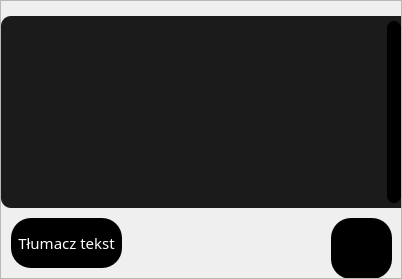
               <widget class="QFrame" name="frame_6">
                <property name="frameShape">
                 <enum>QFrame::StyledPanel</enum>
                </property>
                <property name="frameShadow">
                 <enum>QFrame::Raised</enum>
                </property>
                <layout class="QVBoxLayout" name="verticalLayout_8">
                 <property name="spacing">
                  <number>10</number>
                 </property>
                 <property name="leftMargin">
                  <number>0</number>
                 </property>
                 <property name="topMargin">
                  <number>15</number>
                 </property>
                 <property name="rightMargin">
                  <number>0</number>
                 </property>
                 <property name="bottomMargin">
                  <number>0</number>
                 </property>
                 <item>
                  <widget class="QPlainTextEdit" name="plainTextEditOutputImage">
                   <property name="minimumSize">
                    <size>
                     <width>400</width>
                     <height>90</height>
                    </size>
                   </property>
                   <property name="maximumSize">
                    <size>
                     <width>16777215</width>
                     <height>16666666</height>
                    </size>
                   </property>
                   <property name="font">
                    <font>
                     <pointsize>11</pointsize>
                    </font>
                   </property>
                   <property name="styleSheet">
                    <string notr="true">QPlainTextEdit{
background-color: rgb(27, 27, 27);
color: rgb(255, 255, 255);
 border-bottom-left-radius:10px;
 border-top-left-radius:10px;
}
QScrollBar:vertical {
border: none;
 background: rgb(27, 27, 27);
width: 14px;
margin: 5px 0 5px 0;
border-radius: 0px;
}
QScrollBar::handle:vertical {
background: rgb(0, 0, 0);
min-height: 25px;
border-radius: 7px
 }
QScrollBar::add-line:vertical {
     border: none;
   background: rgb(27, 27, 27);
    height: 10px;
  subcontrol-position: bottom;
border-bottom-right-radius: 10px;
 subcontrol-origin: margin;
}
QScrollBar::sub-line:vertical {
	border: none;
   background:rgb(27, 27, 27);
     height: 20px;
border-top-right-radius: 10px;
    subcontrol-position: top;
  subcontrol-origin: margin;
 }
QScrollBar::up-arrow:vertical, QScrollBar::down-arrow:vertical {
     background: none;
}

QScrollBar::add-page:vertical, QScrollBar::sub-page:vertical {
     background: none;
 }</string>
                   </property>
                   <property name="frameShape">
                    <enum>QFrame::NoFrame</enum>
                   </property>
                   <property name="verticalScrollBarPolicy">
                    <enum>Qt::ScrollBarAlwaysOn</enum>
                   </property>
                  </widget>
                 </item>
                 <item>
                  <widget class="QFrame" name="frame">
                   <property name="maximumSize">
                    <size>
                     <width>16777215</width>
                     <height>60</height>
                    </size>
                   </property>
                   <property name="frameShape">
                    <enum>QFrame::NoFrame</enum>
                   </property>
                   <property name="frameShadow">
                    <enum>QFrame::Raised</enum>
                   </property>
                   <layout class="QHBoxLayout" name="horizontalLayout_12">
                    <property name="spacing">
                     <number>0</number>
                    </property>
                    <property name="leftMargin">
                     <number>0</number>
                    </property>
                    <property name="topMargin">
                     <number>0</number>
                    </property>
                    <property name="rightMargin">
                     <number>0</number>
                    </property>
                    <property name="bottomMargin">
                     <number>5</number>
                    </property>
                    <item>
                     <widget class="QFrame" name="frame_2">
                      <property name="minimumSize">
                       <size>
                        <width>200</width>
                        <height>0</height>
                       </size>
                      </property>
                      <property name="frameShape">
                       <enum>QFrame::NoFrame</enum>
                      </property>
                      <property name="frameShadow">
                       <enum>QFrame::Raised</enum>
                      </property>
                      <widget class="QPushButton" name="btnTranslateTextImage">
                       <property name="geometry">
                        <rect>
                         <x>10</x>
                         <y>0</y>
                         <width>111</width>
                         <height>50</height>
                        </rect>
                       </property>
                       <property name="sizePolicy">
                        <sizepolicy hsizetype="Expanding" vsizetype="Fixed">
                         <horstretch>0</horstretch>
                         <verstretch>0</verstretch>
                        </sizepolicy>
                       </property>
                       <property name="minimumSize">
                        <size>
                         <width>50</width>
                         <height>50</height>
                        </size>
                       </property>
                       <property name="maximumSize">
                        <size>
                         <width>16777215</width>
                         <height>50</height>
                        </size>
                       </property>
                       <property name="font">
                        <font>
                         <family>Impact</family>
                         <pointsize>11</pointsize>
                         <weight>50</weight>
                         <bold>false</bold>
                         <kerning>true</kerning>
                        </font>
                       </property>
                       <property name="contextMenuPolicy">
                        <enum>Qt::DefaultContextMenu</enum>
                       </property>
                       <property name="autoFillBackground">
                        <bool>false</bool>
                       </property>
                       <property name="styleSheet">
                        <string notr="true">QPushButton{
	color: rgb(255, 255, 255);
	background-color: rgb(0, 0, 0);
	border: 0px solid;
 border-radius:20px;


}

QPushButton:hover{
background-color: rgb(85, 170, 255);
}</string>
                       </property>
                       <property name="text">
                        <string>Tłumacz tekst</string>
                       </property>
                       <property name="iconSize">
                        <size>
                         <width>35</width>
                         <height>35</height>
                        </size>
                       </property>
                       <property name="autoRepeat">
                        <bool>false</bool>
                       </property>
                      </widget>
                     </widget>
                    </item>
                    <item>
                     <widget class="QFrame" name="frame_5">
                      <property name="sizePolicy">
                       <sizepolicy hsizetype="Expanding" vsizetype="Preferred">
                        <horstretch>0</horstretch>
                        <verstretch>0</verstretch>
                       </sizepolicy>
                      </property>
                      <property name="frameShape">
                       <enum>QFrame::NoFrame</enum>
                      </property>
                      <property name="frameShadow">
                       <enum>QFrame::Raised</enum>
                      </property>
                     </widget>
                    </item>
                    <item>
                     <widget class="QFrame" name="FrameSaveBtn">
                      <property name="minimumSize">
                       <size>
                        <width>100</width>
                        <height>60</height>
                       </size>
                      </property>
                      <property name="maximumSize">
                       <size>
                        <width>100</width>
                        <height>60</height>
                       </size>
                      </property>
                      <property name="frameShape">
                       <enum>QFrame::NoFrame</enum>
                      </property>
                      <property name="frameShadow">
                       <enum>QFrame::Raised</enum>
                      </property>
                      <widget class="QPushButton" name="btnSaveImage">
                       <property name="geometry">
                        <rect>
                         <x>30</x>
                         <y>0</y>
                         <width>61</width>
                         <height>61</height>
                        </rect>
                       </property>
                       <property name="minimumSize">
                        <size>
                         <width>50</width>
                         <height>50</height>
                        </size>
                       </property>
                       <property name="font">
                        <font>
                         <weight>75</weight>
                         <bold>true</bold>
                         <kerning>true</kerning>
                        </font>
                       </property>
                       <property name="contextMenuPolicy">
                        <enum>Qt::DefaultContextMenu</enum>
                       </property>
                       <property name="autoFillBackground">
                        <bool>false</bool>
                       </property>
                       <property name="styleSheet">
                        <string notr="true">QPushButton{
	color: rgb(255, 255, 255);
	background-color: rgb(0, 0, 0);
	border: 0px solid;
 border-radius:20px;


}

QPushButton:hover{
background-color: rgb(85, 170, 255);
}</string>
                       </property>
                       <property name="text">
                        <string/>
                       </property>
                       <property name="icon">
                        <iconset>
                         <normaloff>Icons/cil-save.png</normaloff>Icons/cil-save.png</iconset>
                       </property>
                       <property name="iconSize">
                        <size>
                         <width>35</width>
                         <height>35</height>
                        </size>
                       </property>
                       <property name="autoRepeat">
                        <bool>false</bool>
                       </property>
                      </widget>
                      <widget class="QFrame" name="frameSizeGrip">
                       <property name="geometry">
                        <rect>
                         <x>94</x>
                         <y>65</y>
                         <width>16</width>
                         <height>16</height>
                        </rect>
                       </property>
                       <property name="sizePolicy">
                        <sizepolicy hsizetype="Preferred" vsizetype="Preferred">
                         <horstretch>0</horstretch>
                         <verstretch>0</verstretch>
                        </sizepolicy>
                       </property>
                       <property name="minimumSize">
                        <size>
                         <width>16</width>
                         <height>16</height>
                        </size>
                       </property>
                       <property name="maximumSize">
                        <size>
                         <width>16</width>
                         <height>16</height>
                        </size>
                       </property>
                       <property name="layoutDirection">
                        <enum>Qt::LeftToRight</enum>
                       </property>
                       <property name="styleSheet">
                        <string notr="true"/>
                       </property>
                       <property name="frameShape">
                        <enum>QFrame::NoFrame</enum>
                       </property>
                       <property name="frameShadow">
                        <enum>QFrame::Raised</enum>
                       </property>
                      </widget>
                     </widget>
                    </item>
                   </layout>
                  </widget>
                 </item>
                </layout>
               </widget>
